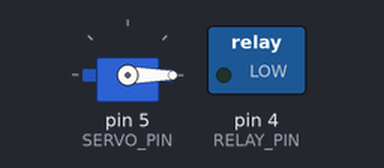
Bench run of a sketch on a simulated Arduino Uno, built with avr-gcc and run on an emulated ATmega328P. Parts: servo, switched loads named in the sketch (green lamp = pin HIGH).

Above: at 0.7 s.
At 2.0 s:
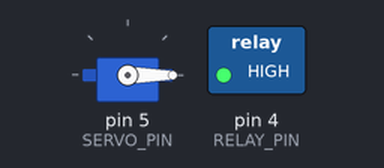
Timing chart, 0 to 5.2 s (numbered marks = the images above):
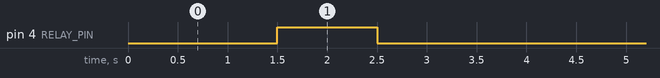

Measured:
- by itself, pin 4 (RELAY_PIN): alternates HIGH for 1.0 s and LOW for 3.0 s
- by itself, everything shown: repeats every 4.0 s, in 4 steps

The sketch:

WeichenTest.ino
```cpp
#include <Servo.h>

#define RELAY_PIN (4)
#define SERVO_PIN (5)

Servo servo;

void blinkShortly() {
  digitalWrite(RELAY_PIN, LOW);
  delay(1500);
  digitalWrite(RELAY_PIN, HIGH);
}

void setup() {
  pinMode(RELAY_PIN, OUTPUT);
  servo.attach(SERVO_PIN);
}

void loop() {
  servo.write(0); //Position 1 ansteuern mit dem Winkel 0°
  blinkShortly();
  delay(500); //Das Programm stoppt für 3 Sekunden

  delay(500);
  blinkShortly();
}
```
